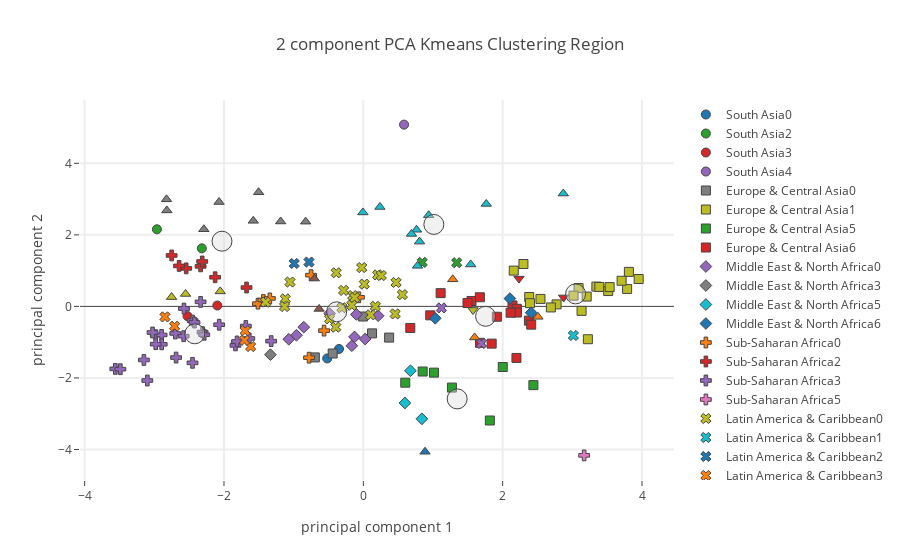

The notebook cell this image was saved under:
### Code cell
# Plot using plotly on Region level.

plot_plotly(principalDf,"Region",region_centers,"Protein Foods")

### Figure 1 — Plotly figure (JSON) as saved in the notebook; plotly's stock layout.template omitted (floating-point values rounded to 4 significant figures)
{"data": [{"marker": {"color": 0, "line": {"width": 1}, "size": 9, "symbol": 0}, "mode": "markers", "name": "South Asia0", "text": ["Afghanistan", "Pakistan"], "type": "scatter", "uid": "78f8804f-5f5c-4b55-b957-e996978a5334", "x": [-0.5187, -0.3491], "y": [-1.455, -1.19]}, {"marker": {"color": 1, "line": {"width": 1}, "size": 9, "symbol": 0}, "mode": "markers", "name": "South Asia1", "text": [], "type": "scatter", "uid": "ffe7668a-fa9d-4f87-9af8-20262f927973", "x": [], "y": []}, {"marker": {"color": 2, "line": {"width": 1}, "size": 9, "symbol": 0}, "mode": "markers", "name": "South Asia2", "text": ["Bangladesh", "Sri Lanka"], "type": "scatter", "uid": "9a53b368-7883-4e56-ab93-394cc901ab92", "x": [-2.963, -2.318], "y": [2.156, 1.623]}, {"marker": {"color": 3, "line": {"width": 1}, "size": 9, "symbol": 0}, "mode": "markers", "name": "South Asia3", "text": ["India", "Nepal"], "type": "scatter", "uid": "f4a2d27f-2264-4c02-afa9-423b1c6e5f9b", "x": [-2.096, -2.523], "y": [0.02439, -0.2714]}, {"marker": {"color": 4, "line": {"width": 1}, "size": 9, "symbol": 0}, "mode": "markers", "name": "South Asia4", "text": ["Maldives"], "type": "scatter", "uid": "c4cce68d-452a-4f6d-95de-03481dbf5741", "x": [0.5844], "y": [5.082]}, {"marker": {"color": 5, "line": {"width": 1}, "size": 9, "symbol": 0}, "mode": "markers", "name": "South Asia5", "text": [], "type": "scatter", "uid": "06dba38a-3ead-47f0-9096-ce76d39d58d9", "x": [], "y": []}, {"marker": {"color": 6, "line": {"width": 1}, "size": 9, "symbol": 0}, "mode": "markers", "name": "South Asia6", "text": [], "type": "scatter", "uid": "d19543f7-9898-4dcc-b955-0b7005a64c7c", "x": [], "y": []}, {"marker": {"color": 0, "line": {"width": 1}, "size": 9, "symbol": 1}, "mode": "markers", "name": "Europe & Central Asia0", "text": ["Bosnia and Herzegovina", "Georgia", "Republic of Moldova", "Tajikistan", "North Macedonia"], "type": "scatter", "uid": "c20dee3e-ca59-47bb-8e50-240f0c78b4ac", "x": [-0.4398, 0.3701, -0.005578, -0.6961, 0.1249], "y": [-1.316, -0.8717, -0.2823, -1.426, -0.7541]}, {"marker": {"color": 1, "line": {"width": 1}, "size": 9, "symbol": 1}, "mode": "markers", "name": "Europe & Central Asia1", "text": ["Austria", "Belarus", "Czechia", "Denmark", "Estonia", "Finland", "France", "Germany", "Iceland", "Italy", "Latvia", "Lithuania", "Luxembourg", "Netherlands", "Norway", "Poland", "Portugal", "Russian Federation", "Spain", "Sweden"], "type": "scatter", "uid": "4f1dabfa-bc44-47b5-af10-9ae55c9045f7", "x": [3.345, 3.952, 2.381, 3.387, 3.223, 3.786, 2.774, 3.09, 3.017, 2.392, 3.133, 3.812, 3.206, 3.515, 2.543, 3.707, 2.159, 2.692, 2.298, 3.536], "y": [0.554, 0.7652, 0.2632, 0.5441, -0.9178, 0.4882, 0.05658, 0.5125, 0.3014, 0.09001, -0.1242, 0.9653, 0.2745, 0.4291, 0.2094, 0.7168, 1.001, -0.02923, 1.185, 0.5399]}, {"marker": {"color": 2, "line": {"width": 1}, "size": 9, "symbol": 1}, "mode": "markers", "name": "Europe & Central Asia2", "text": [], "type": "scatter", "uid": "42b64ca9-7f1e-40f0-9b5c-4a404b543571", "x": [], "y": []}, {"marker": {"color": 3, "line": {"width": 1}, "size": 9, "symbol": 1}, "mode": "markers", "name": "Europe & Central Asia3", "text": [], "type": "scatter", "uid": "cd8dd8f7-3110-4fe9-b892-36cc2b722df2", "x": [], "y": []}, {"marker": {"color": 4, "line": {"width": 1}, "size": 9, "symbol": 1}, "mode": "markers", "name": "Europe & Central Asia4", "text": [], "type": "scatter", "uid": "8d6af4b6-388a-4e3f-89a7-5b14b269a63d", "x": [], "y": []}, {"marker": {"color": 5, "line": {"width": 1}, "size": 9, "symbol": 1}, "mode": "markers", "name": "Europe & Central Asia5", "text": ["Albania", "Azerbaijan", "Kazakhstan", "Kyrgyzstan", "Turkey", "Turkmenistan", "Uzbekistan"], "type": "scatter", "uid": "dbe10fb0-122a-4ef1-b135-3fb9148fd39a", "x": [2.441, 1.272, 2.001, 0.6016, 0.8515, 1.816, 1.014], "y": [-2.2, -2.269, -1.694, -2.133, -1.821, -3.189, -1.852]}, {"marker": {"color": 6, "line": {"width": 1}, "size": 9, "symbol": 1}, "mode": "markers", "name": "Europe & Central Asia6", "text": ["Armenia", "Belgium", "Bulgaria", "Croatia", "Cyprus", "Greece", "Hungary", "Ireland", "Montenegro", "Romania", "Serbia", "Slovakia", "Slovenia", "Switzerland", "Ukraine", "United Kingdom"], "type": "scatter", "uid": "015ee143-eafa-4048-bc5c-d92acf166eb3", "x": [1.674, 2.141, 0.9604, 1.553, 1.11, 2.198, 1.673, 2.377, 2.41, 1.842, 0.6741, 1.495, 1.917, 2.203, 2.203, 2.114], "y": [-1.018, 0.027, -0.2496, 0.1516, 0.3705, -1.441, 0.2556, -0.3982, -0.5105, -1.041, -0.6027, 0.09486, -0.2896, -0.0672, -0.1715, -0.1765]}, {"marker": {"color": 0, "line": {"width": 1}, "size": 9, "symbol": 2}, "mode": "markers", "name": "Middle East & North Africa0", "text": ["Egypt", "Iran (Islamic Republic of)", "Iraq", "Jordan", "Lebanon", "Oman", "Saudi Arabia", "United Arab Emirates", "Yemen"], "type": "scatter", "uid": "eb289c9c-c2db-4060-92c0-a0602e8fb1e1", "x": [-0.9592, -0.1651, -0.4844, 0.0263, -0.1268, 0.2132, -0.1002, -0.8549, -1.07], "y": [-0.8056, -1.099, -0.1994, -0.9124, -0.8537, -0.2613, -0.2242, -0.5811, -0.9182]}, {"marker": {"color": 1, "line": {"width": 1}, "size": 9, "symbol": 2}, "mode": "markers", "name": "Middle East & North Africa1", "text": [], "type": "scatter", "uid": "adce6e71-4448-491d-be6d-6332f6e60051", "x": [], "y": []}, {"marker": {"color": 2, "line": {"width": 1}, "size": 9, "symbol": 2}, "mode": "markers", "name": "Middle East & North Africa2", "text": [], "type": "scatter", "uid": "2641ff8a-6445-463c-856d-c035cff4fd15", "x": [], "y": []}, {"marker": {"color": 3, "line": {"width": 1}, "size": 9, "symbol": 2}, "mode": "markers", "name": "Middle East & North Africa3", "text": ["Djibouti"], "type": "scatter", "uid": "1eb57aaf-f6b1-443e-b538-07ed3caab0e6", "x": [-1.333], "y": [-1.349]}, {"marker": {"color": 4, "line": {"width": 1}, "size": 9, "symbol": 2}, "mode": "markers", "name": "Middle East & North Africa4", "text": [], "type": "scatter", "uid": "9dd40a65-bdaa-46e4-a269-cf12dc691228", "x": [], "y": []}, {"marker": {"color": 5, "line": {"width": 1}, "size": 9, "symbol": 2}, "mode": "markers", "name": "Middle East & North Africa5", "text": ["Algeria", "Morocco", "Tunisia"], "type": "scatter", "uid": "4e91fbe9-f1d5-47c3-9fc6-e5a3a1d447bf", "x": [0.5966, 0.8407, 0.6763], "y": [-2.699, -3.143, -1.799]}, {"marker": {"color": 6, "line": {"width": 1}, "size": 9, "symbol": 2}, "mode": "markers", "name": "Middle East & North Africa6", "text": ["Israel", "Kuwait", "Malta"], "type": "scatter", "uid": "18f72a65-1793-440f-aba7-b725a7f5a89d", "x": [2.409, 1.033, 2.104], "y": [-0.1767, -0.3314, 0.2191]}, {"marker": {"color": 0, "line": {"width": 1}, "size": 9, "symbol": 3}, "mode": "markers", "name": "Sub-Saharan Africa0", "text": ["Cabo Verde", "Congo (note no data in Food suppley tables for DRC)", "Gabon", "Mauritania", "Mauritius", "Sao Tome and Principe", "South Africa"], "type": "scatter", "uid": "19fdfae2-5dd3-455a-a5e3-317f1925ba63", "x": [-1.512, -1.436, -0.7501, -0.779, -0.06329, -1.341, -0.5635], "y": [0.0766, 0.1791, 0.8739, -1.433, 0.2543, 0.2232, -0.6771]}, {"marker": {"color": 1, "line": {"width": 1}, "size": 9, "symbol": 3}, "mode": "markers", "name": "Sub-Saharan Africa1", "text": [], "type": "scatter", "uid": "8957bd4e-5b29-4d43-a41a-a782d0d21385", "x": [], "y": []}, {"marker": {"color": 2, "line": {"width": 1}, "size": 9, "symbol": 3}, "mode": "markers", "name": "Sub-Saharan Africa2", "text": ["Gambia", "Guinea", "Guinea-Bissau", "Liberia", "Madagascar", "Senegal", "Sierra Leone"], "type": "scatter", "uid": "b5956fb1-e5ca-47f8-997c-1650f3ae81a6", "x": [-1.676, -2.543, -2.336, -2.313, -2.645, -2.127, -2.752], "y": [0.5279, 1.063, 1.119, 1.255, 1.132, 0.8148, 1.424]}, {"marker": {"color": 3, "line": {"width": 1}, "size": 9, "symbol": 3}, "mode": "markers", "name": "Sub-Saharan Africa3", "text": ["Angola", "Benin", "Botswana", "Burkina Faso", "Cameroon", "Central African Republic", "Chad", "CÃƒÂ´te d'Ivoire", "Ethiopia", "Ghana", "Kenya", "Lesotho", "Malawi", "Mali", "Mozambique", "Namibia", "Niger", "Nigeria", "Rwanda", "Eswatini", "Togo", "Uganda", "United Republic of Tanzania", "Zambia", "Zimbabwe"], "type": "scatter", "uid": "d3eea08e-dcef-4234-8cc8-6ddb21c8492b", "x": [-1.687, -2.574, -1.323, -2.699, -2.979, -1.835, -2.069, -2.336, -2.688, -2.45, -2.452, -3.101, -3.56, -2.307, -2.895, -1.637, -3.15, -2.424, -3.487, -1.813, -3.025, -2.894, -2.979, -2.579, -2.284], "y": [-0.5484, -0.06102, -0.9707, -0.7571, -0.8051, -1.09, -0.5123, 0.1268, -1.43, -0.3964, -1.577, -2.072, -1.746, -0.72, -0.7983, -0.8966, -1.497, -0.4495, -1.755, -0.9804, -0.7302, -1.059, -1.056, -0.8321, -0.7922]}, {"marker": {"color": 4, "line": {"width": 1}, "size": 9, "symbol": 3}, "mode": "markers", "name": "Sub-Saharan Africa4", "text": [], "type": "scatter", "uid": "c907c707-49b2-4df0-8f9c-cb6f5fb37dea", "x": [], "y": []}, {"marker": {"color": 5, "line": {"width": 1}, "size": 9, "symbol": 3}, "mode": "markers", "name": "Sub-Saharan Africa5", "text": ["Sudan"], "type": "scatter", "uid": "77576db7-97e6-4cfb-8de0-b9e9648d3cb8", "x": [3.17], "y": [-4.165]}, {"marker": {"color": 6, "line": {"width": 1}, "size": 9, "symbol": 3}, "mode": "markers", "name": "Sub-Saharan Africa6", "text": [], "type": "scatter", "uid": "086678c3-45b6-4d71-8855-a85ed6a2f905", "x": [], "y": []}, {"marker": {"color": 0, "line": {"width": 1}, "size": 9, "symbol": 4}, "mode": "markers", "name": "Latin America & Caribbean0", "text": ["Barbados", "Belize", "Bolivia (Plurinational State of)", "Brazil", "Colombia", "Costa Rica", "Cuba", "Dominica", "Dominican Republic", "Ecuador", "Grenada", "Jamaica", "Mexico", "Panama", "Paraguay", "Peru", "Saint Kitts and Nevis", "Saint Lucia", "Saint Vincent and the Grenadines", "Trinidad and Tobago", "Venezuela (Bolivarian Republic of)"], "type": "scatter", "uid": "e0592151-2bde-45f2-aef8-dbf4385e6193", "x": [0.5605, -1.12, -0.4843, 0.4567, -0.3074, -0.1526, -1.402, 0.1727, -1.052, 0.01381, 0.2056, -0.2827, -0.3953, -0.3891, 0.1062, -1.13, -0.02307, 0.4704, 0.258, -0.1237, -0.165], "y": [0.3292, 0.2099, -0.3477, -0.2102, -0.03675, 0.3033, 0.118, 0.002044, 0.6811, 0.6222, 0.8799, 0.4469, -0.5807, 0.9398, -0.2359, -0.003202, 1.085, 0.6694, 0.8627, 0.245, 0.03305]}, {"marker": {"color": 1, "line": {"width": 1}, "size": 9, "symbol": 4}, "mode": "markers", "name": "Latin America & Caribbean1", "text": ["Argentina"], "type": "scatter", "uid": "2897fb3c-77c7-4876-ab7d-17edaad152bb", "x": [3.015], "y": [-0.8129]}, {"marker": {"color": 2, "line": {"width": 1}, "size": 9, "symbol": 4}, "mode": "markers", "name": "Latin America & Caribbean2", "text": ["Guyana", "Suriname"], "type": "scatter", "uid": "d60fb585-5d24-429b-9673-853ad7ce21ee", "x": [-0.992, -0.7798], "y": [1.2, 1.24]}, {"marker": {"color": 3, "line": {"width": 1}, "size": 9, "symbol": 4}, "mode": "markers", "name": "Latin America & Caribbean3", "text": ["El Salvador", "Guatemala", "Haiti", "Honduras", "Nicaragua"], "type": "scatter", "uid": "718e1d56-df0b-4286-b85d-2ea9564e2070", "x": [-1.617, -1.706, -2.847, -1.696, -2.709], "y": [-1.122, -0.949, -0.2932, -0.6803, -0.5538]}, {"marker": {"color": 4, "line": {"width": 1}, "size": 9, "symbol": 4}, "mode": "markers", "name": "Latin America & Caribbean4", "text": ["Antigua and Barbuda", "Bahamas"], "type": "scatter", "uid": "fe4910ba-b079-40fd-862a-2596f3870e3e", "x": [0.8453, 1.34], "y": [1.231, 1.221]}, {"marker": {"color": 5, "line": {"width": 1}, "size": 9, "symbol": 4}, "mode": "markers", "name": "Latin America & Caribbean5", "text": [], "type": "scatter", "uid": "88701950-2ef1-4e1f-8c2d-b1dd3ee7cd35", "x": [], "y": []}, {"marker": {"color": 6, "line": {"width": 1}, "size": 9, "symbol": 4}, "mode": "markers", "name": "Latin America & Caribbean6", "text": ["Chile", "Uruguay"], "type": "scatter", "uid": "1bb0b4f5-ff76-44cb-b008-e1e518ba7229", "x": [1.12, 1.695], "y": [-0.04205, -1.035]}, {"marker": {"color": 0, "line": {"width": 1}, "size": 9, "symbol": 5}, "mode": "markers", "name": "East Asia & Pacific0", "text": ["Fiji", "Vanuatu"], "type": "scatter", "uid": "dfb424fa-50a0-41ce-997b-5f5d1f711ea7", "x": [-0.6347, -0.7034], "y": [-0.07026, 0.7783]}, {"marker": {"color": 1, "line": {"width": 1}, "size": 9, "symbol": 5}, "mode": "markers", "name": "East Asia & Pacific1", "text": [], "type": "scatter", "uid": "6da28b15-b957-4bc1-bb8c-5c7cf442b534", "x": [], "y": []}, {"marker": {"color": 2, "line": {"width": 1}, "size": 9, "symbol": 5}, "mode": "markers", "name": "East Asia & Pacific2", "text": ["Cambodia", "Indonesia", "Kiribati", "Lao People's Democratic Republic", "Myanmar", "Philippines", "Thailand", "Viet Nam"], "type": "scatter", "uid": "2cda9001-5090-4e5f-89b9-f64ff9ce29f0", "x": [-2.825, -2.289, -0.8278, -2.82, -2.071, -1.58, -1.186, -1.503], "y": [2.993, 2.157, 2.369, 2.683, 2.918, 2.392, 2.374, 3.192]}, {"marker": {"color": 3, "line": {"width": 1}, "size": 9, "symbol": 5}, "mode": "markers", "name": "East Asia & Pacific3", "text": ["Democratic People's Republic of Korea", "Solomon Islands", "Timor-Leste"], "type": "scatter", "uid": "d7d8f450-8c0f-4652-9e6a-1e1df8d15996", "x": [-2.551, -2.054, -2.752], "y": [0.3475, 0.4198, 0.2607]}, {"marker": {"color": 4, "line": {"width": 1}, "size": 9, "symbol": 5}, "mode": "markers", "name": "East Asia & Pacific4", "text": ["Brunei Darussalam", "China, Hong Kong SAR", "China, Macao SAR", "China, mainland", "China, Taiwan Province of", "French Polynesia", "Japan", "Malaysia", "Republic of Korea", "Samoa"], "type": "scatter", "uid": "bd315c02-00a6-45da-9ce1-fd443fbfa44e", "x": [0.7641, 2.87, 1.765, 0.8072, 0.6916, 1.541, 0.9381, -0.006129, 0.2378, 0.778], "y": [2.142, 3.155, 2.865, 1.811, 2.027, 1.173, 2.551, 2.627, 2.779, 1.134]}, {"marker": {"color": 5, "line": {"width": 1}, "size": 9, "symbol": 5}, "mode": "markers", "name": "East Asia & Pacific5", "text": ["Mongolia"], "type": "scatter", "uid": "e4d82a9e-4319-447b-a86e-dc4b5b4f585d", "x": [0.8852], "y": [-4.063]}, {"marker": {"color": 6, "line": {"width": 1}, "size": 9, "symbol": 5}, "mode": "markers", "name": "East Asia & Pacific6", "text": ["Australia", "New Caledonia", "New Zealand"], "type": "scatter", "uid": "0d210e52-4977-417e-ba63-a0c9a642f0ad", "x": [2.506, 1.283, 1.598], "y": [-0.2917, 0.7575, -0.8674]}, {"marker": {"color": 0, "line": {"width": 1}, "size": 9, "symbol": 6}, "mode": "markers", "name": "North America0", "text": [], "type": "scatter", "uid": "d9908687-90f2-423a-81a1-74093f59a9cd", "x": [], "y": []}, {"marker": {"color": 1, "line": {"width": 1}, "size": 9, "symbol": 6}, "mode": "markers", "name": "North America1", "text": ["Bermuda", "United States of America"], "type": "scatter", "uid": "4b23003b-0df5-4d2d-bb31-9f9f5088a7b8", "x": [2.234, 2.875], "y": [0.7769, 0.2513]}, {"marker": {"color": 2, "line": {"width": 1}, "size": 9, "symbol": 6}, "mode": "markers", "name": "North America2", "text": [], "type": "scatter", "uid": "869ad40c-5569-484f-83fa-473fe8924a03", "x": [], "y": []}, {"marker": {"color": 3, "line": {"width": 1}, "size": 9, "symbol": 6}, "mode": "markers", "name": "North America3", "text": [], "type": "scatter", "uid": "7c2c7136-22a9-452d-a26b-f9f0236c43a1", "x": [], "y": []}, {"marker": {"color": 4, "line": {"width": 1}, "size": 9, "symbol": 6}, "mode": "markers", "name": "North America4", "text": [], "type": "scatter", "uid": "30ba0059-b582-4fa5-b45c-1ec64d14fbda", "x": [], "y": []}, {"marker": {"color": 5, "line": {"width": 1}, "size": 9, "symbol": 6}, "mode": "markers", "name": "North America5", "text": [], "type": "scatter", "uid": "e0abccfc-9797-46e0-b96a-2e36bf07bb7b", "x": [], "y": []}, {"marker": {"color": 6, "line": {"width": 1}, "size": 9, "symbol": 6}, "mode": "markers", "name": "North America6", "text": ["Canada"], "type": "scatter", "uid": "957bd2f3-c192-431a-8f8c-aef59688c2b1", "x": [1.574], "y": [-0.1001]}, {"marker": {"color": "rgba(220, 220, 220, .4)", "line": {"width": 1}, "size": 20}, "mode": "markers", "name": "Center", "type": "scatter", "uid": "89dd9307-049f-4baa-b2f3-11de754c68c0", "x": [-0.3827, 3.047, -2.029, -2.42, 1.012, 1.347, 1.755], "y": [-0.1507, 0.3496, 1.823, -0.7659, 2.292, -2.586, -0.2774]}], "layout": {"hovermode": "closest", "showlegend": true, "title": {"text": "2 component PCA Kmeans Clustering Region"}, "xaxis": {"gridwidth": 2, "ticklen": 5, "title": {"text": "principal component 1"}, "zeroline": false}, "yaxis": {"gridwidth": 2, "ticklen": 5, "title": {"text": "principal component 2"}}}}
